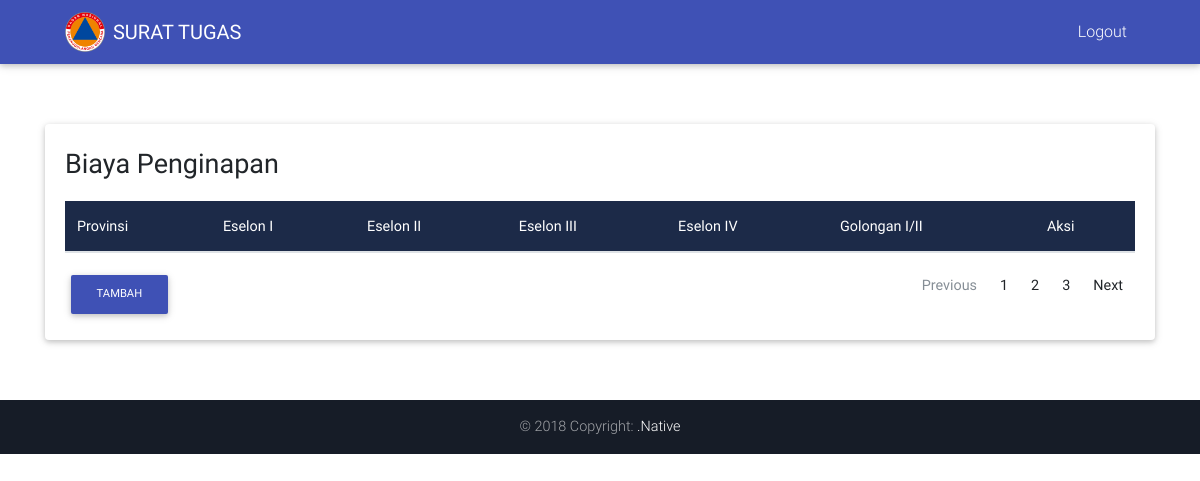
The app's page /index.php/home/biaya_penginapan, older data.
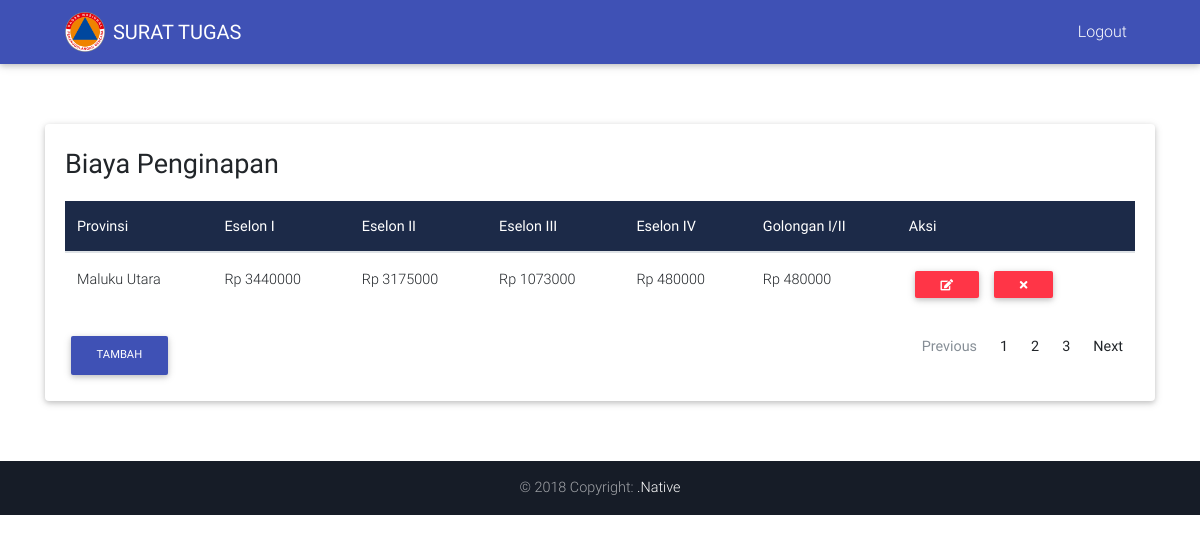
The same page, newer data.
### tables this page shows
CREATE TABLE `biaya_penginapan` (
  `id` int(5) NOT NULL,
  `provinsi` text NOT NULL,
  `eselon_1` int(10) NOT NULL,
  `eselon_2` int(10) NOT NULL,
  `eselon_3` int(10) NOT NULL,
  `eselon_4` int(10) NOT NULL,
  `eselon_5` int(10) NOT NULL
);

### application/controllers/Home.php (called while the page is built, shortened)
<?php
class Home extends CI_Controller {
	function __Construct()
    {
        $this->load->model("home_model");
        $this->load->library("pagination");
    }
	public function biaya_penginapan()
	{
		$data['penginapan'] = $this->home_model->get_biaya_penginapan();
		$this->load->view('nav');
		$this->load->view('header');
		$this->load->view('biaya_penginapan', $data);
		$this->load->view('footer');
	}
}

### index.php (called while the page is built, shortened)
<?php
require_once BASEPATH.'core/CodeIgniter.php';

### application/models/Home_model.php (called while the page is built, shortened)
<?php
class Home_model extends CI_Model {
	function get_biaya_penginapan() {
		$this->db->from('biaya_penginapan');
		$query = $this->db->get();
		return $query->result();
	}
}
?>

### application/views/biaya_penginapan.php (the view, shortened to what this page needs)
<body>
  <div class="container margin">
    <div class="card mb-8">
      <div class="card-body">
        <p style="font-size: 27px;">Biaya Penginapan</p>
        <div align="center">
          <table class="table table-hover">
                          <thead class="mdb-color darken-3 white-text">
                            <tr>
                              <th scope="col">Provinsi</th>
                              <th scope="col">Eselon I</th>
                              <th scope="col">Eselon II</th>
                              <th scope="col">Eselon III</th>
                              <th scope="col">Eselon IV</th>
                              <th scope="col">Golongan I/II</th>
                              <th scope="col">Aksi</th>
                            </tr>
                          </thead>
                          <tbody>
                            <?php foreach ($penginapan as $row) {
                echo "
                <tr>
                              <td>".$row->provinsi."</td>
                              <td> Rp ".$row->eselon_1."</td>
                              <td> Rp ".$row->eselon_2."</td>
                              <td> Rp ".$row->eselon_3."</td>
                              <td> Rp ".$row->eselon_4."</td>
                              <td> Rp ".$row->eselon_5."</td>
                              <td>
                                <span class='table-remove'><a href='".base_url("home/edit_penginapan_page/$row->id")."'><button type='button'  class='btn btn-danger btn-rounded btn-sm my-0'><i class='fa fa-pencil-square-o' aria-hidden='true'></i></button></a>
                                <span class='table-remove'><a href='".base_url("home/delete_penginapan/$row->id")."'><button type='button' class='btn btn-danger btn-rounded btn-sm my-0'><i class='fa fa-times' aria-hidden='true'></i></button></span>
                                </td>
                            </tr>
                            <tr>";
              }
                             ?>
                      </tbody>
                    </table>
          <div class="row">
            <div class="col">
              <div align="left">
                <a href="#"><button type="button" data-toggle="modal" data-target="#modalRegisterForm" class="btn btn-indigo btn-md">Tambah</button></a>
              </div>
            </div>
            <div class="col">
              <nav aria-label="Page navigation example">
                <ul class="pagination justify-content-end">
                  <li class="page-item disabled">
                    <a class="page-link" href="#" tabindex="-1">Previous</a>
                  </li>
                  <li class="page-item"><a class="page-link" href="#">1</a></li>
                  <li class="page-item"><a class="page-link" href="#">2</a></li>
                  <li class="page-item"><a class="page-link" href="#">3</a></li>
                  <li class="page-item">
                    <a class="page-link" href="#">Next</a>
                  </li>
                </ul>
              </nav>
            </div>
          </div>
        </div>
      </div>
    </div>
  </div>
</body>
</html>

Row changes from the older to the newer data that the page shows:
added biaya_penginapan: provinsi "Maluku Utara", eselon_1 "3440000", eselon_2 "3175000", eselon_3 "1073000", eselon_4 "480000", eselon_5 "480000"
